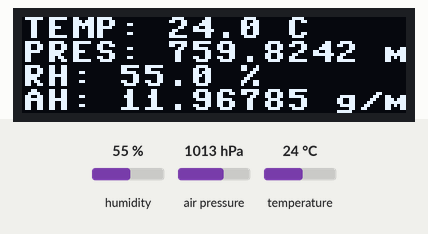
Recording of a program running on a simulated ESP8266 board running MicroPython. Shown: 128×32 one-colour display. The test bench sets the inputs (shaded band); at power-on: humidity 55 %, air pressure 1013 hPa, temperature 24 °C. Library files of the repository ran but are not shown: ssd1306.py.

Above: at 1.2 s.
1.3 s: humidity set to 22 %
At 2.8 s:
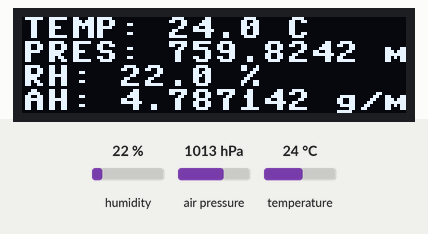
3.6 s: air pressure set to 952 hPa
At 5.1 s:
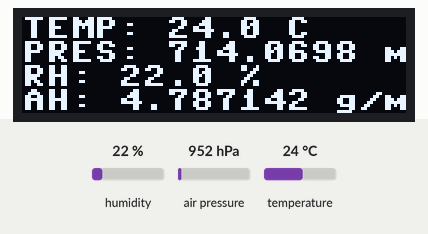
5.6 s: temperature set to 12 °C
At 7.4 s:
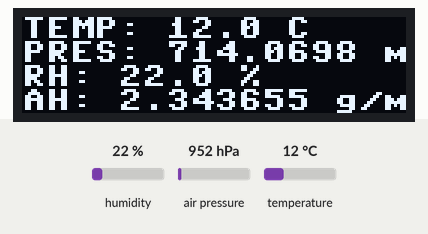
7.7 s: humidity set to 40 %
At 8.6 s:
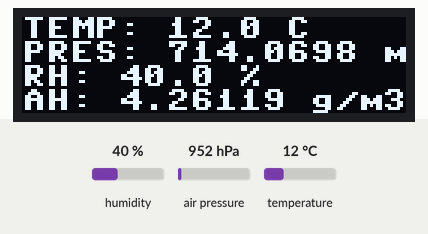
Timing chart, 0 to 10.7 s (numbered marks = the images above; inputs shaded):
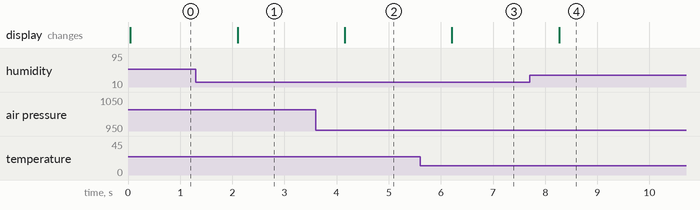

The program:

bme.py
```python
import machine
import bme280
import ssd1306
import time
import math

def get_values(bme):
	t, p, h = bme.read_compensated_data()

	t = t / 100
	p = p / 34130
	rh = h // 1024 + (h % 1024) / 100
        ah = 6.112 * math.exp( 17.67*t / (t + 243.5)  ) * rh * 2.1674 / (273.15 + t)

	return (t, p, rh, ah)


i2c_bme = machine.I2C(scl=machine.Pin(12), sda=machine.Pin(14))
i2c_ssd = machine.I2C(scl=machine.Pin(5), sda=machine.Pin(4))

oled = ssd1306.SSD1306_I2C(128, 32, i2c_ssd)
bme = bme280.BME280(i2c=i2c_bme)

while True:
    oled.fill(0)
    vals = get_values(bme)

    oled.text( "TEMP: {} C".format( vals[0] ), 0, 0 )
    oled.text( "PRES: {} mm".format( vals[1] ), 0, 8 )
    oled.text( "RH: {} %".format( vals[2] ), 0, 16)
    oled.text( "AH: {} g/m3".format( vals[3]), 0, 24)
    oled.show()
    time.sleep(1)
```

Measured:
- after the input at 1.3 s, the display: changes after 0.80 s (image 1)
- after the input at 3.6 s, the display: changes after 0.56 s (image 2)
- after the input at 5.6 s, the display: changes after 0.61 s (image 3)
- after the input at 7.7 s, the display: changes after 0.57 s (image 4)
